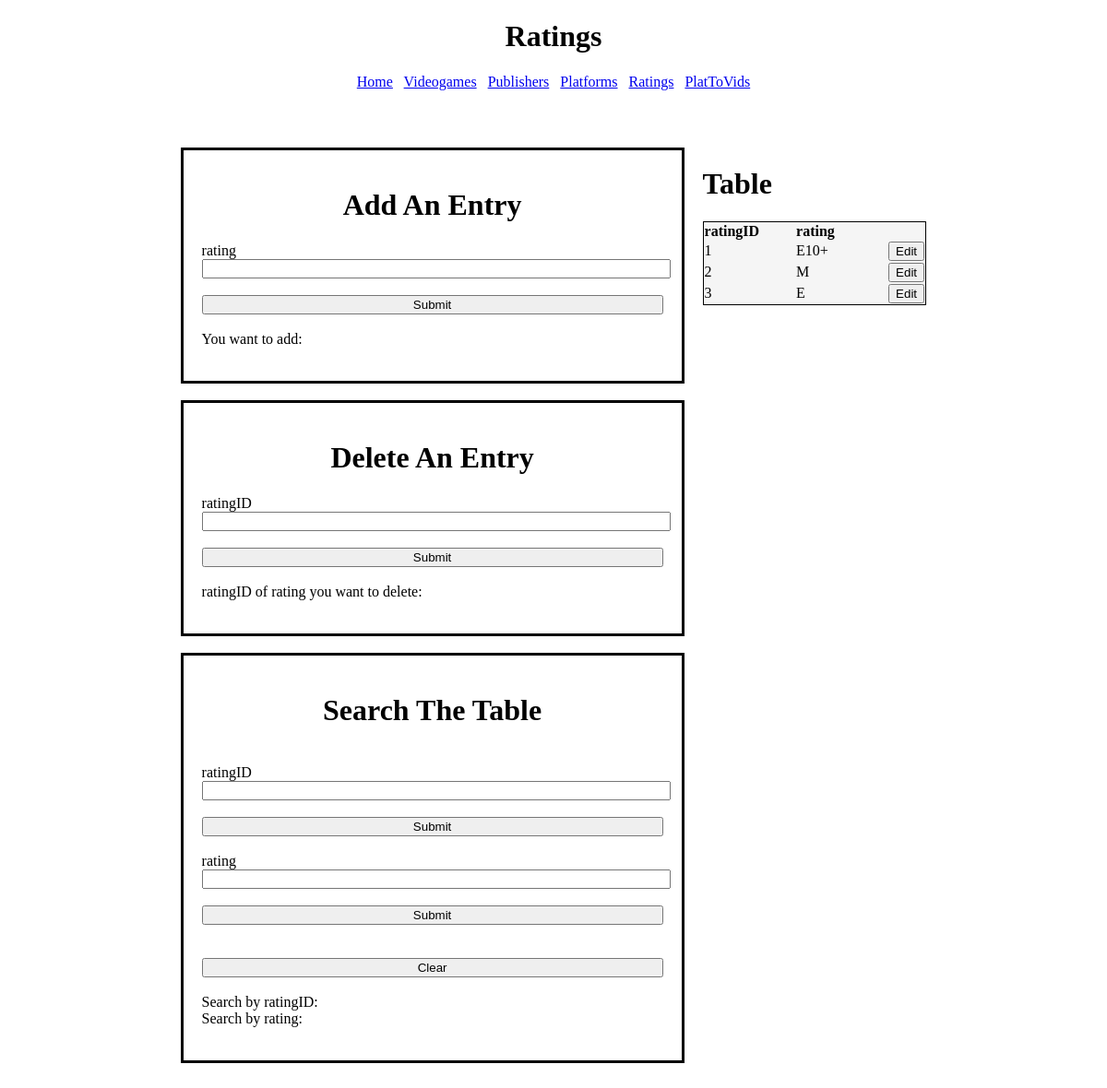
The app's page /ratings.php with its own data.
### tables this page shows
CREATE TABLE `Ratings` (
  `ratingID` int NOT NULL AUTO_INCREMENT,
  `rating` varchar(100) NOT NULL,
  CONSTRAINT `unique_rating` UNIQUE (`rating`),
  PRIMARY KEY (`ratingID`)
);

### dbhost.php (called while the page is built, shortened)
<?php
 $who = 1;
 if ($who == 0){
    $username = "cs340_rosenauk";
    $password = "8003";
    $host = "classmysql.engr.oregonstate.edu";
    $connector = mysql_connect($host, $username, $password)
        or die("Unable to connect");
    $selected = mysql_select_db("cs340_rosenauk", $connector)
        or die("Unable to connect");
    $person = 'rosenauk';
 } else {
    $person = 'hernafra';
 }
?>

### ratings.php (the view, shortened to what this page needs)
<?php
 include_once 'dbhost.php';
 ?>
<!doctype html>
<html lang="en">
<head>
</head>
<body>
		<?php
		$result = mysql_query("SELECT * FROM Ratings ORDER BY ratingID ASC");
		?>
	<h1 style="text-align:center;">
		Ratings
	</h1>
	<p style="text-align:center;">
		<?php
			echo "<a href='" . htmlspecialchars("https://web.engr.oregonstate.edu/~"
			. urlencode($person) . "/cs340/index.php") . "'>Home</a>";
		?>
		<?php
			echo "<a href='" . htmlspecialchars("https://web.engr.oregonstate.edu/~"
			. urlencode($person) . "/cs340/videogames.php") . "'>Videogames</a>";
		?>
		<?php
			echo "<a href='" . htmlspecialchars("https://web.engr.oregonstate.edu/~"
			. urlencode($person) . "/cs340/publishers.php") . "'>Publishers</a>";
		?>
		<?php
			echo "<a href='" . htmlspecialchars("https://web.engr.oregonstate.edu/~"
			. urlencode($person) . "/cs340/platforms.php") . "'>Platforms</a>";
		?>
		<?php
			echo "<a href='" . htmlspecialchars("https://web.engr.oregonstate.edu/~"
			. urlencode($person) . "/cs340/ratings.php") . "'>Ratings</a>";
		?>
		<?php
			echo "<a href='" . htmlspecialchars("https://web.engr.oregonstate.edu/~"
			. urlencode($person) . "/cs340/PlatToVids.php") . "'>PlatToVids</a>";
		?>
	</p>
	<br>
	<br>
<div class="row">
	<div class="column" style="margin-left:15%;">
	<div class="section">
		<p>
			<h1 style="text-align:center;">Add An Entry</h1>
			<div class="container">
				<form>
				  <label>rating</label>
				  <input type="text" name="A_rating"><br />
				  <br>
				  <input style="width = 100px" type="submit">
				</form>
			</div>
			<br>
			You want to add:
		</p>
	</div>
	<br>
	<div class="section">
		<p>
			<h1 style="text-align:center;">Delete An Entry</h1>
			<div class="container">
				<form>
				  <label>ratingID</label>
				  <input type="number" name="D_ratingID"><br />
				  <br>
				  <input style="width = 100px" type="submit">
				</form>
			</div>
			<br>
			ratingID of rating you want to delete:
		</p>
	</div>
	<br>
	<div class="section">
		<p>
			<h1 style="text-align:center;">Search The Table</h1>
			<div class="container">
				<form>
				<br>
				  <label>ratingID</label>
				  <input type="number" name="S_ratingID"><br />
				  <br>
				  <input style="width = 100px" type="submit">
				</form>
				<form>
				<br>
				  <label>rating</label>
				  <input type="text" name="S_rating"><br />
				  <br>
				  <input style="width = 100px" type="submit">
				</form>
				<form>
				  <br>
				  <br>
				  <input style="width = 100px" type="submit" value="Clear">
				</form>
			</div>
			<br>
			Search by ratingID:
			<br>
			Search by rating:
			<br>
		</p>
	</div>
	<br>
	<br>
	</div>
	<br>
	<div class="column">
	<p>
		<h1>Table</h1>
		<table style="border:1px solid black; border-collapse: collapse; text-align: left;background-color: #F5F5F5;">
			<col width= "100px" />
			<col width= "100px" />
		  <tr>
			<th>ratingID</th>
			<th>rating</th>
			<th> </th>
		  </tr>
		  <?php
            while ($row = mysql_fetch_assoc($result)) {
                echo
                "<tr>
					<td>{$row['ratingID']}</td>
					<td>{$row['rating']}</td>
					<td><button>Edit</button></td>
				</tr>";
            }
            ?>
		</table>
	</p>
	</div>
</div>
</body>
</html>

### ratings.php (style rules this page uses)
.container { width: 500px; clear: both; }
.container input { width: 100%; clear: both; }
.section { border-style: solid; width: fit-content; padding: 20px; }
.row { display: flex; }
.column { flex: 50%; padding: 10px; height: 300px; }

### records on screen
ratings: ratingID "1", rating "E10+"
ratings: ratingID "2", rating "M"
ratings: ratingID "3", rating "E"
